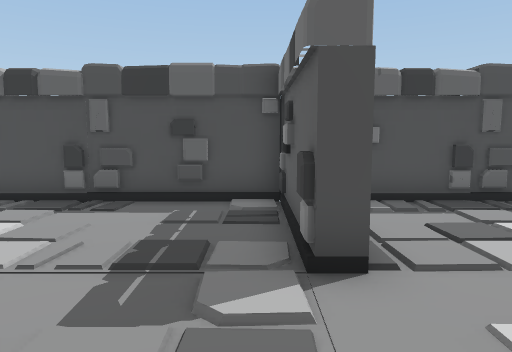
View 1 (above)

12 first-person views from a walk through a 3-D level made in the Unity game engine. The camera is 1.3 m above the floor, tilts 6° down and sees 70° across. The floor is counted in squares, 1 m on a side. Each view is taken from the middle of a square. On the plan, view 1 faces up. The plan holds only what a view shows up to about 15 squares ahead; the rest is blank. The player character is not drawn.

View 2
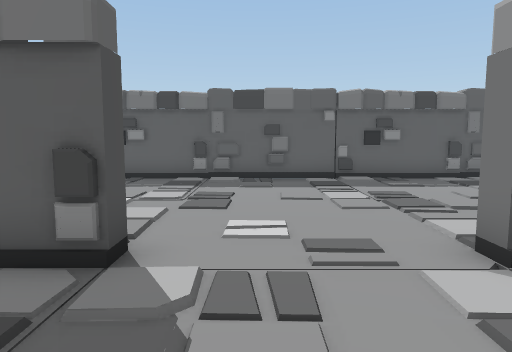

View 3
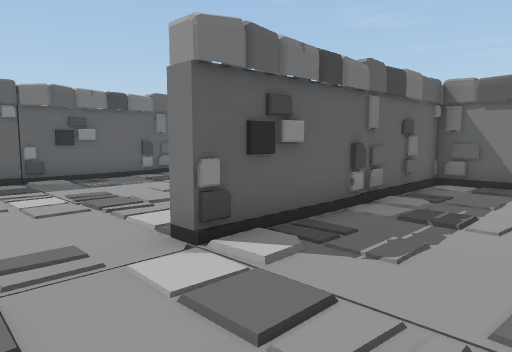

View 4
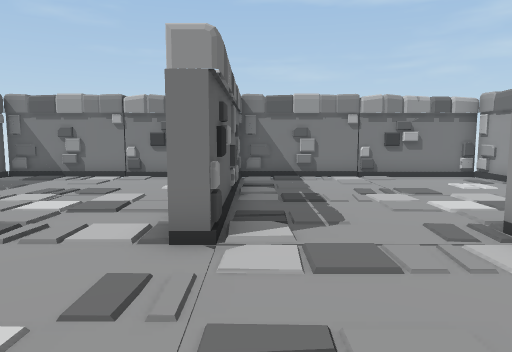

View 5
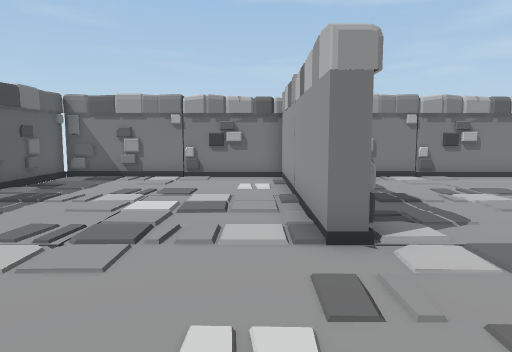

View 6
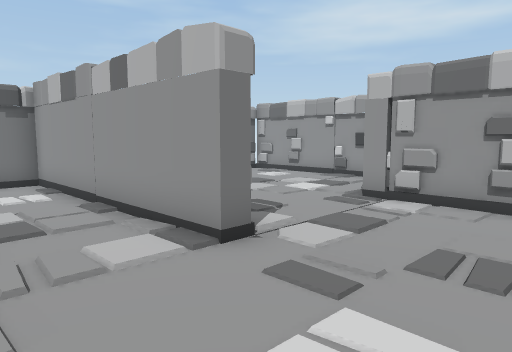

View 7
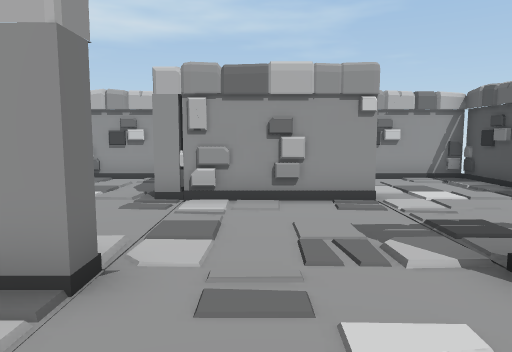

View 8
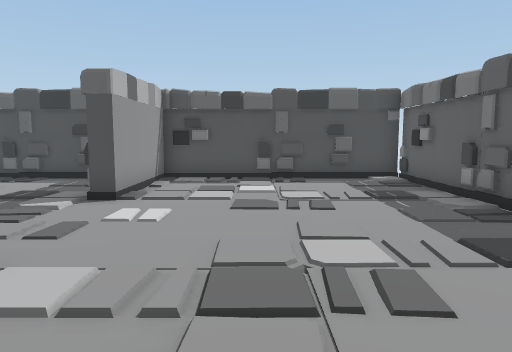

View 9
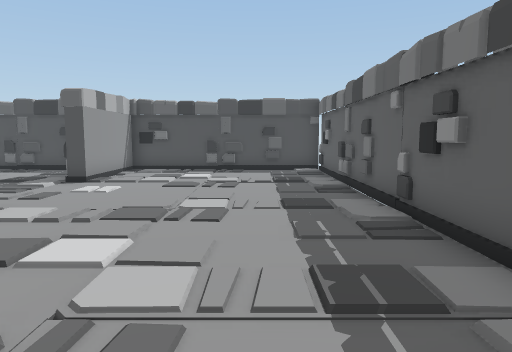

View 10
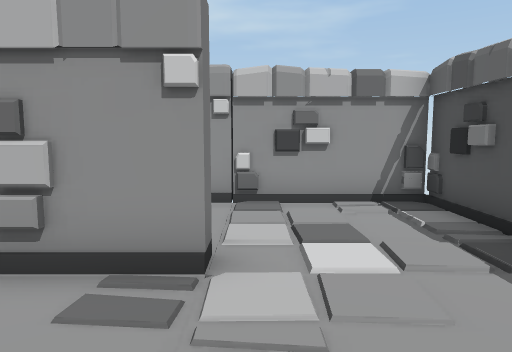

View 11
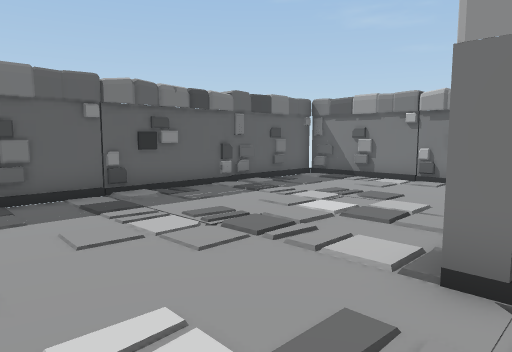

View 12
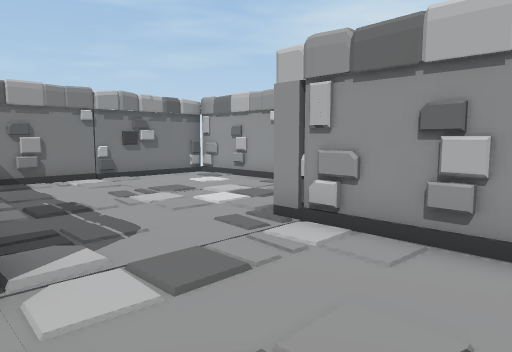

### Floor plan
Points are (right, up) in squares from view 1. A wall is a line through its corners. A room is listed if a view was taken in it or the views show most of it. See-through windows are left out.
Room 1 (views 1, 2, 3, 4, 5, 6, 7, 8, 9, 10, 11, 12)
walls: (-4.1, 3.5) (-3.6, 3.5) (-3.6, -1.1); (-7.6, -2.1) (-7.6, -8.6) (0.6, -8.6) (0.6, -0.5) (1.1, -0.5) (1.1, -8.6) (8.6, -8.6) (8.6, 7.6) (1.1, 7.6) (1.1, 3.5) (0.6, 3.5) (0.6, 7.6) (-7.6, 7.6) (-7.6, 3)

Positions as (right, up) in squares from view 1, and headings:
1: (0, 0), facing up
2: (-3, 2), facing right
3: (-3, 2), facing down-right
4: (0, 4), facing down
5: (2, 4), facing down
6: (4, 3), facing down-left
7: (4, 1), facing left
8: (4, -4), facing up
9: (6, -7), facing up
10: (0, 4), facing left
11: (0, 3), facing down-right
12: (1, 3), facing down-left
